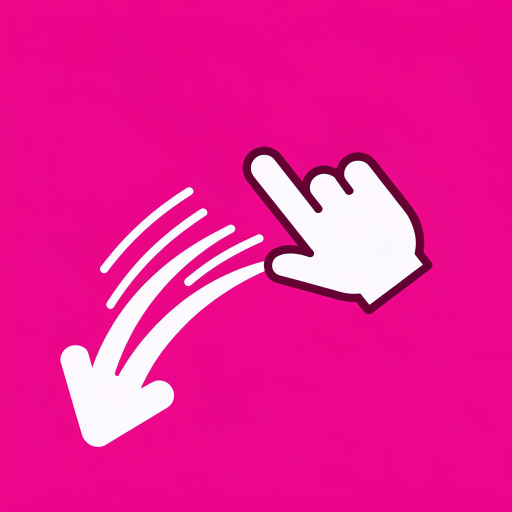
#> input picture _workspace/current/design/concept/ux-gesture/drag_gesture_cue_raw.png, 1024 x 1024 px (shown at 1/2 size)
$ python key_gesture.py
#> lines starting #> are read from the running program, lines starting #| are printed output that depends on the picture
#!/usr/bin/env python3
"""Key + downsize the drag-gesture pictogram (same flood-fill approach as
gen_siege_art.py: an edge flood keys the studio background without eating the
white interior shapes a flat colour-distance key would halo)."""
from collections import deque

from PIL import Image

SRC = "drag_gesture_cue_raw.png"
OUT = "ux_drag_gesture.png"
TOLERANCE = 70  # colour distance from the sampled corner key


def main():
    src = Image.open(SRC).convert("RGBA")
    px = src.load()
    w, h = src.size
#> w = 1024; h = 1024

    # Key colour: average of the four 8x8 corners.
    samples = []
    for cx, cy in ((0, 0), (w - 8, 0), (0, h - 8), (w - 8, h - 8)):
        for dx in range(8):
            for dy in range(8):
                samples.append(px[cx + dx, cy + dy][:3])
#> after the loop, samples = 256 items, first 6: (212, 38, 119), (229, 16, 129), (231, 14, 131), (233, 13, 132), (233, 11, 133), (235, 11, 137)
    key = tuple(sum(c[i] for c in samples) // len(samples) for i in range(3))
#> key = (236, 3, 137)

    def is_key(p):
        return sum((p[i] - key[i]) ** 2 for i in range(3)) ** 0.5 <= TOLERANCE

    # Edge flood fill: only background CONNECTED to the border is cleared.
    seen = bytearray(w * h)
    queue = deque()
    for x in range(w):
        for y in (0, h - 1):
            queue.append((x, y))
    for y in range(h):
        for x in (0, w - 1):
            queue.append((x, y))
    while queue:
        x, y = queue.popleft()
        if not (0 <= x < w and 0 <= y < h) or seen[y * w + x]:
            continue
        seen[y * w + x] = 1
        if not is_key(px[x, y][:3]):
            continue
        px[x, y] = (0, 0, 0, 0)
        queue.extend(((x + 1, y), (x - 1, y), (x, y + 1), (x, y - 1)))

    # Crop to content, square-pad, downsize for UI use.
    bbox = src.getbbox()
#> bbox = (121, 293, 865, 894)
    pad = 30
    box = (max(0, bbox[0] - pad), max(0, bbox[1] - pad),
           min(w, bbox[2] + pad), min(h, bbox[3] + pad))
#> box = (91, 263, 895, 924)
    img = src.crop(box)
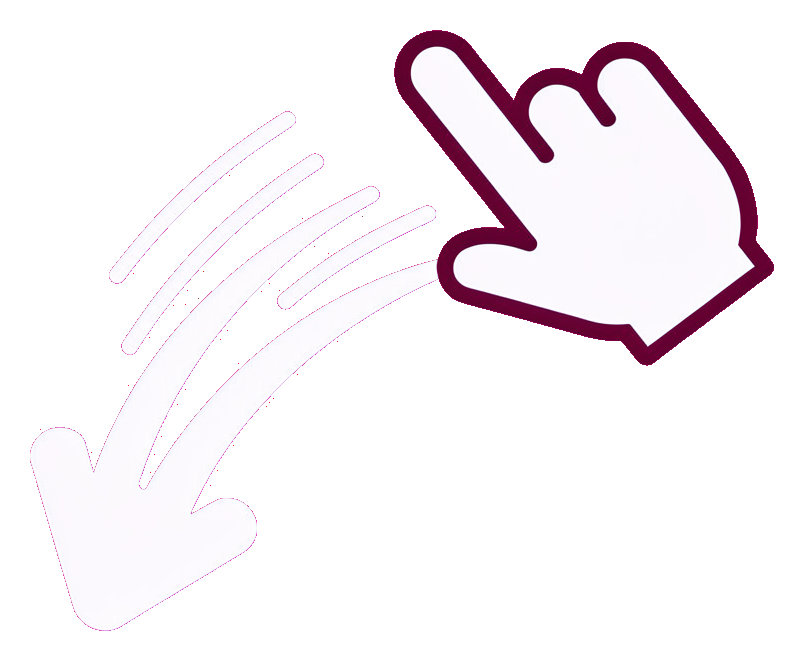
#> img: PIL image 804x661 RGBA; mean R, G, B, A 60.8, 55.7, 59.1, 68.5; transparent parts drawn white
    side = max(img.width, img.height)
#> side = 804
    canvas = Image.new("RGBA", (side, side), (0, 0, 0, 0))
#> canvas: PIL image 804x804 RGBA; every value is 0
    canvas.paste(img, ((side - img.width) // 2, (side - img.height) // 2))
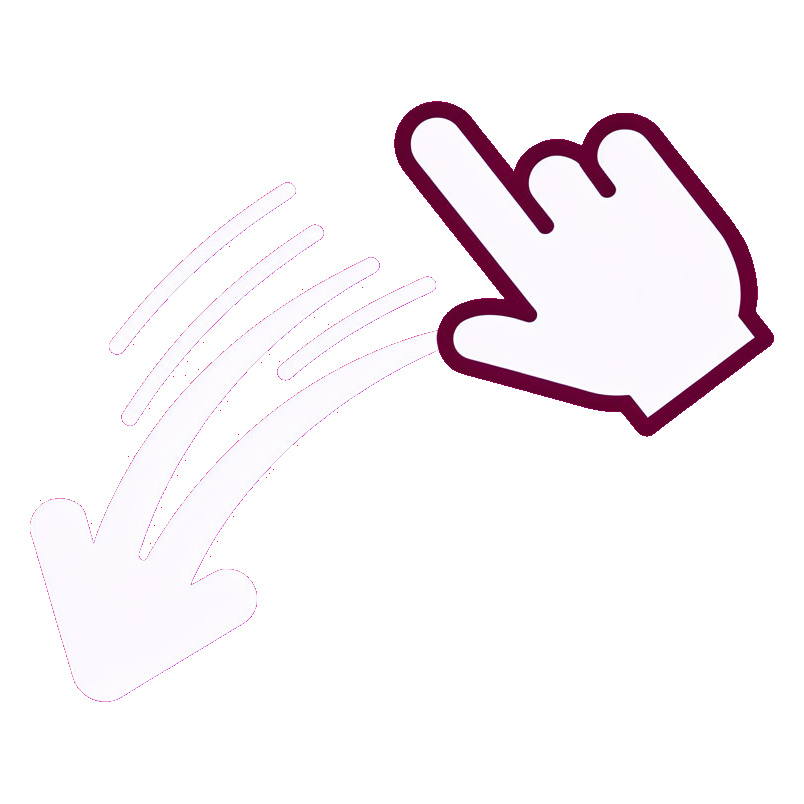
#> canvas: PIL image 804x804 RGBA; mean R, G, B, A 50, 45.8, 48.6, 56.3; transparent parts drawn white
    canvas = canvas.resize((256, 256), Image.LANCZOS)
#> canvas: PIL image 256x256 RGBA
    canvas.save(OUT)

    alpha = canvas.getchannel("A")
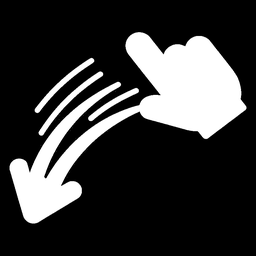
#> alpha: PIL image 256x256 L; min 0, max 255, mean 56.3
    hist = alpha.histogram()
#> hist = 256 values, max 48605 at index 0, min 0 at index 151, mean 256
    opaque = sum(hist[200:]) / (256 * 256)
#> opaque = 0.214
    clear = sum(hist[:30]) / (256 * 256)
#> clear = 0.77
    print(f"key={key} opaque={opaque:.3f} transparent={clear:.3f} -> {OUT}")
#| key=(236, 3, 137) opaque=0.214 transparent=0.770 -> ux_drag_gesture.png


if __name__ == "__main__":
    main()
